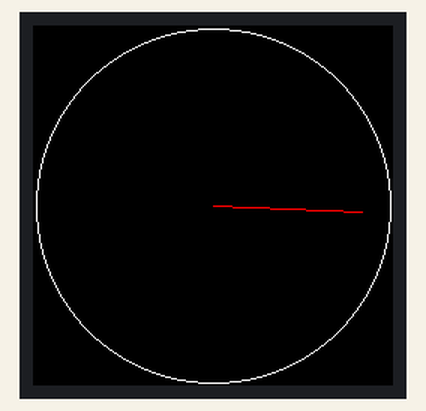
A sketch run on a simulated ESP32. On the bench: 240×240 colour display.

Above: at 0.36 s.
At 5.29 s:
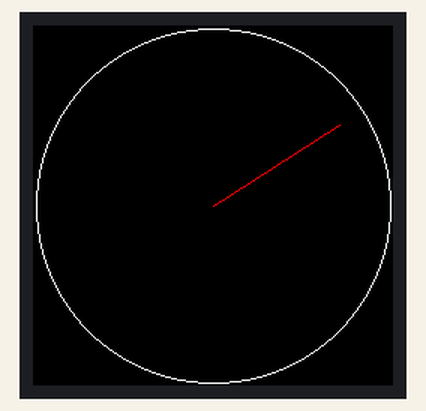
At 10.23 s:
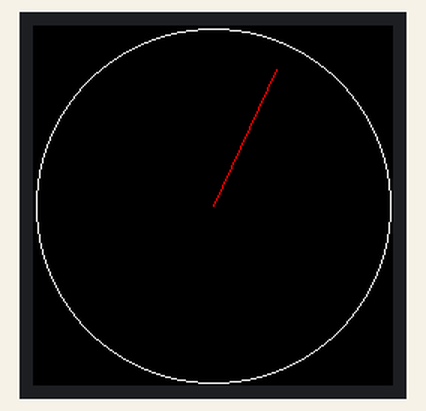
At 20.1 s:
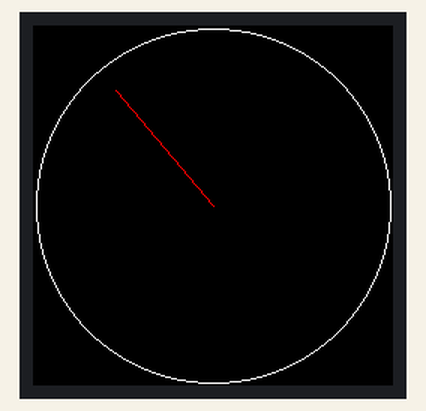
At 29.97 s:
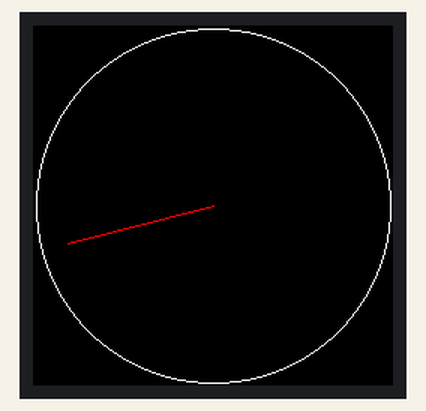
At 39.84 s:
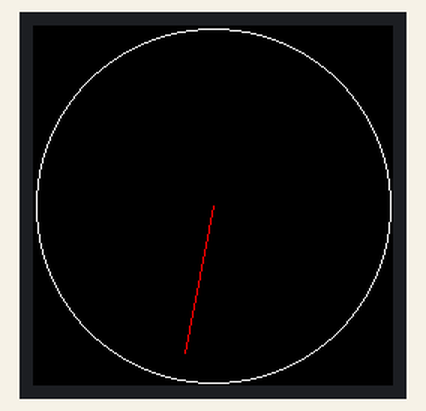

The sketch:

example.ino
```cpp
// Animated gauge example that erases the old needle and draws a rotating needle from the display center in a loop.
//
// Buy this module: https://shillehtek.com/products/round-1-28in-ips-lcd-gc9a01-240x240-esp32
// Full manual: https://shillehtek.com/blogs/shillehtek-product-manuals/round-1-28in-ips-lcd-gc9a01-240x240-esp32-manual
// More examples: https://github.com/shillehbean/shillehtek-examples
//

#include <Adafruit_GFX.h>
#include <Adafruit_GC9A01A.h>

Adafruit_GC9A01A tft(5, 16, 17);   // CS, DC, RST

void setup() {
  tft.begin();
  tft.fillScreen(GC9A01A_BLACK);
  tft.drawCircle(120, 120, 118, GC9A01A_WHITE);
}

void loop() {
  static float a = 0;
  // erase old needle, draw new one from center
  int x0 = 120 + cos(a) * 100, y0 = 120 + sin(a) * 100;
  tft.drawLine(120, 120, x0, y0, GC9A01A_BLACK);
  a += 0.05;
  int x1 = 120 + cos(a) * 100, y1 = 120 + sin(a) * 100;
  tft.drawLine(120, 120, x1, y1, GC9A01A_RED);
  delay(20);
}
```
